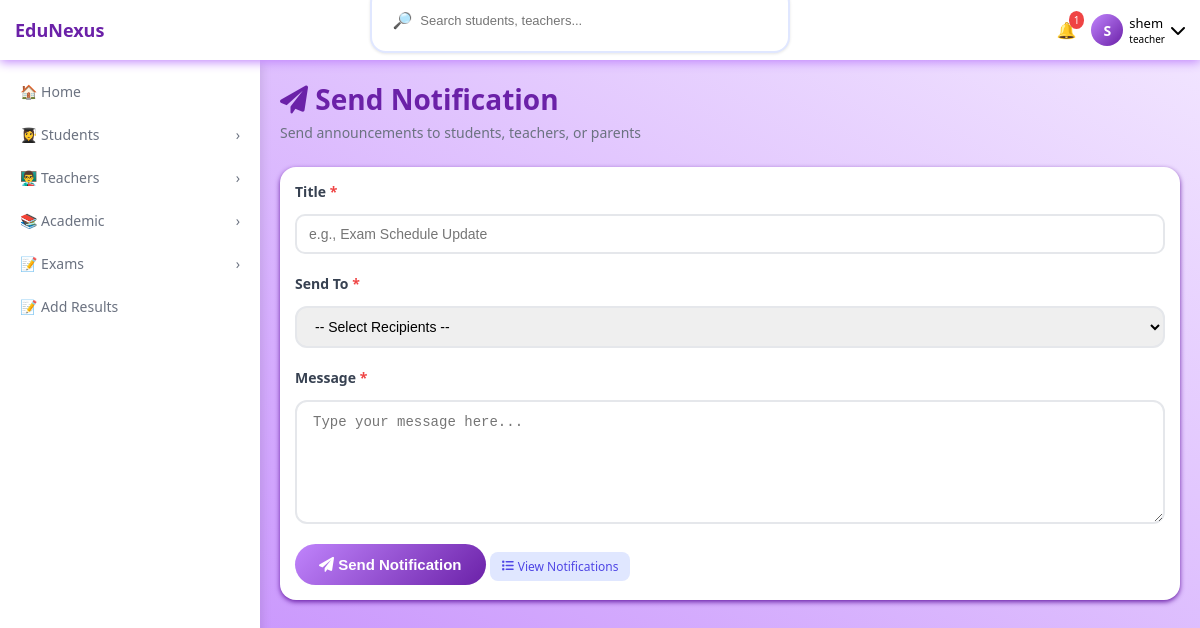
The page /notifications/send/ (signed in) on the database its author committed.
### accounts/models.py (models this page shows, shortened)
class User(AbstractUser):
    ROLE_CHOICES=(
        ('SUPER_ADMIN','super_Admin'),
        ('ADMIN','admin'),
        ('TEACHER','teacher'),
        ('STUDENT','student'),
        ('PARENT','parent')
    )
    objects=UserManager()
    role=models.CharField(max_length=20,choices=ROLE_CHOICES,default='STUDENT')
    is_approved= models.BooleanField(default=False)
    phone_number=models.CharField(max_length=15,unique=True,null=True,blank=True)

### notification/views.py (the view, shortened to what this page needs)
# urls.py: path('send/', views.send_notification, name='send_notification'),
@login_required
def send_notification(request):
    user = request.user
    if user.role not in ['SUPER_ADMIN', 'TEACHER']:
        messages.error(request, "You don't have permission to send notifications.")
        return redirect('dashboard')
    my_classes = []
    if user.role == 'TEACHER':
        try:
            teacher_record = Teacher.objects.get(user=user)
            my_classes = Classroom.objects.filter(class_teacher=user).distinct()
        except Teacher.DoesNotExist:
            my_classes = []
    context = {'my_classes': my_classes, 'user_role': user.role}
    return render(request, 'notification/send.html', context)

### notification/templates/notification/send.html (shortened to what this page needs)
{% extends 'base.html' %}
{% load static %}
{% block content %}
<div class="list-header">
    <div class="list-title">
        <h1><i class="fas fa-paper-plane"></i> Send Notification</h1>
        <p>Send announcements to students, teachers, or parents</p>
    </div>
</div>
<div class="card">
    <form method="POST">
        <div class="form-group">
            <label>Title <span class="required">*</span></label>
            <input type="text" name="title" placeholder="e.g., Exam Schedule Update" class="form-control" required>
        </div>
        <div class="form-group">
            <label>Send To <span class="required">*</span></label>
            <select name="notification_type" id="notificationType" class="form-control" required onchange="toggleClassSelect()">
                <option value="">-- Select Recipients --</option>
            </select>
        </div>
        <div class="form-group">
            <label>Message <span class="required">*</span></label>
            <textarea name="message" rows="6" placeholder="Type your message here..." class="form-control" required></textarea>
        </div>
        <div class="form-actions">
            <button type="submit" class="btn-primary">
                {% if request.user.role != 'STUDENT' and request.user.role != 'PARENT' %}
                <i class="fas fa-paper-plane"></i> Send Notification
                {% endif %}
            </button>
            <a href="{% url 'user_notifications' %}" class="btn-view">
                <i class="fas fa-list"></i> View Notifications
            </a>
        </div>
    </form>
</div>
{% endblock %}

### templates/base.html (shortened to what this page needs)
{% load static %}
<!DOCTYPE html>
<html lang="en">
<head>
    <link rel="stylesheet" href="{% static 'css/style.css' %}">
    <link rel="stylesheet" href="https://cdnjs.cloudflare.com/ajax/libs/font-awesome/6.0.0-beta3/css/all.min.css">
</head>
<body>
    <nav class="top-nav">
        <div class="nav-left">
            <div class="logo">EduNexus</div>
        </div>
        <div class="search-bar">
            <span>🔎</span>
            <input type="text" id="globalSearch" placeholder="Search students, teachers...">
        </div>
        <div class="nav-right">
            <div class="notification-badge" id="notificationBell">
                <span>🔔</span>
                <span class="badge-count" id="unreadBadge">0</span>
            </div>
            <div>
                <div class="user-info" id="userInfoBtn">
                    <div class="avatar-circle">
                        {{ request.user.first_name|first|default:request.user.username|first|upper }}
                    </div>
                    <div>
                        <div class="user-name">{{ request.user.first_name|default:request.user.username }}</div>
                        <div class="user-role">{{ request.user.get_role_display }}</div>
                    </div>
                    <i class="fas fa-chevron-down"></i>
                </div>
            </div>
        </div>
    </nav>
    <aside class="sidebar" id="sidebar">
        <ul>
            {% if request.user.role != 'STUDENT' and request.user.role != 'PARENT' %}
            <li class="menu-item {% if request.resolver_match.url_name == 'dashboard' %}active{% endif %}" data-url="{% url 'dashboard' %}">
                <span class="menu-text">🏠 Home</span>
            </li>
            {% endif %}
            <li class="menu-item has-dropdown">
                <span class="menu-text">👩‍🎓 Students</span>
                <span class="arrow">›</span>
            </li>
            {% if request.user.role != 'PARENT' and request.user.role != 'STUDENT' %}
            <li class="menu-item has-dropdown">
                <span class="menu-text">👨‍🏫 Teachers</span>
                <span class="arrow">›</span>
            </li>
            {% endif %}
            <li class="menu-item has-dropdown">
                <span class="menu-text">📚 Academic</span>
                <span class="arrow">›</span>
            </li>
            <li class="menu-item has-dropdown">
                <span class="menu-text">📝 Exams</span>
                <span class="arrow">›</span>
            </li>
            {% if request.user.role == 'TEACHER' %}
            <li class="menu-item" data-url="{% url 'add_results' %}">
                <span class="menu-text">📝 Add Results</span>
            </li>
            {% endif %}
        </ul>
    </aside>
    <main class="main-content">
        {% block content %}
        {% endblock %}
    </main>
</body>
</html>

### rows shown on the page
User: user.first_name|first "S", user.first_name "shem", user.role "teacher"
